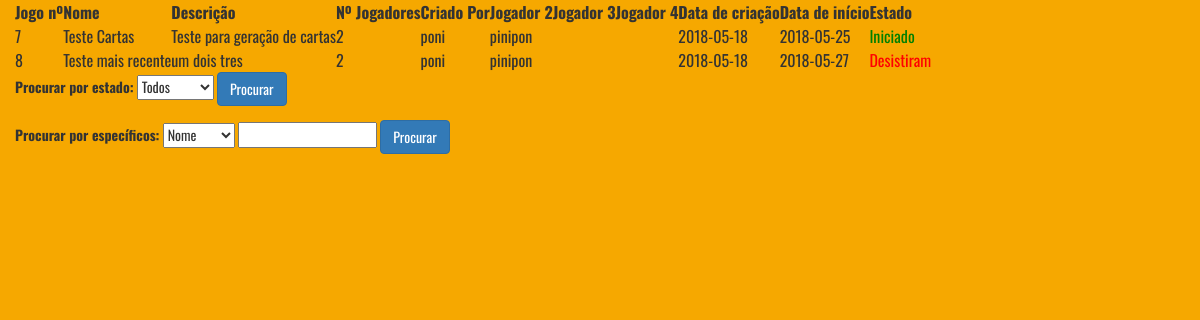
The page /ASW/admin/list_jogos.php (signed in) on the database its author committed.
### tables this page shows
CREATE TABLE `estado_jogo` (
  `id` int(11) NOT NULL,
  `id_jogo` int(11) NOT NULL,
  `estado` text NOT NULL,
  `n_jogadores` int(11) NOT NULL,
  `jogador1` text NOT NULL,
  `jogador2` text NOT NULL,
  `jogador3` text NOT NULL,
  `jogador4` text NOT NULL,
  `cidade_jogador1` int(11) NOT NULL,
  `cidade_jogador2` int(11) NOT NULL,
  `cidade_jogador3` int(11) NOT NULL,
  `cidade_jogador4` int(11) NOT NULL,
  `n_turnos` int(11) NOT NULL,
  `centros_pesquisa` varchar(100) NOT NULL,
  `jogadas` tinyint(1) NOT NULL,
  `turno_jogador` int(11) NOT NULL,
  `cartas_biscadas` int(11) NOT NULL,
  `pilha_descarte` varchar(200) NOT NULL,
  `velocidade_infecao` int(11) NOT NULL,
  `surtos` int(11) NOT NULL,
  `mudar_velocidade` tinyint(1) NOT NULL DEFAULT '0',
  `data_inicio` date NOT NULL
);

CREATE TABLE `jogo` (
  `id` int(11) NOT NULL,
  `n_jogadores` int(11) NOT NULL,
  `jogadores_actuais` tinyint(1) NOT NULL,
  `descricao` text NOT NULL,
  `nome` text NOT NULL,
  `criador` varchar(60) NOT NULL,
  `jogador2` varchar(60) DEFAULT NULL,
  `jogador3` varchar(60) DEFAULT NULL,
  `jogador4` varchar(60) DEFAULT NULL,
  `data_comeco` date NOT NULL
);

### ASW/admin/functions.php (called while the page is built, shortened)
<?php
function pesquisaEstadoJogo($conn, $estado = '') {
    if ($estado == '') {
        $query_lista = "SELECT id_jogo, estado, data_inicio, n_turnos, n_jogadores, jogador2, jogador3, jogador4 FROM estado_jogo";
    } else {
        $query_lista = "SELECT id_jogo, estado, data_inicio, n_turnos, n_jogadores, jogador2, jogador3, jogador4 FROM estado_jogo WHERE estado ='$estado'";
    }
    $result_lista = mysqli_query($conn, $query_lista) or die();
    return $result_lista;
}
function vistaGeralJogo($id_jogo, $conn) {
    $query_jogo = "SELECT * FROM jogo where id='$id_jogo'";
    $resultados_jogo = mysqli_query($conn, $query_jogo);
    return $resultados_jogo;
}
?>

### ASW/admin/list_jogos.php (the view, shortened to what this page needs)
<?php
include('../db_config.php');
include './functions.php';
if (isset($_POST['procurar']) && $_POST['procurar'] != '') {
    $result_lista = pesquisaEstadoJogo($conn, $_POST['procurar']) or die();
} else {
    $result_lista = pesquisaEstadoJogo($conn) or die();
}
?>
<html>
    <?php include 'consts.php'; ?>
    <?php include 'headers.php'; ?>
    <body>
        <div class="container-fluid">
            <table>
                <tr>
                    <th>Jogo nº</th>
                    <th>Nome</th>
                    <th>Descrição</th>
                    <th>Nº Jogadores</th>
                    <th>Criado Por</th>
                    <th>Jogador 2</th>
                    <th>Jogador 3</th>
                    <th>Jogador 4</th>
                    <th>Data de criação</th>
                    <th>Data de início</th>
                    <th>Estado</th>
                </tr>
                <?php
                while ($row = mysqli_fetch_assoc($result_lista)) {
                    $vista_geral = vistaGeralJogo($row['id_jogo'], $conn);
                    foreach ($vista_geral as $vista) {
                        $criador = $vista['criador'];
                        $nome = $vista['nome'];
                        $descricao = $vista['descricao'];
                        $data_criacao = $vista['data_comeco'];
                    }
                    ?>
                    <tr>
                        <td><?php echo $row['id_jogo'] ?></td>
                        <td><?php echo $nome ?></td>
                        <td><?php echo $descricao ?></td>
                        <td><?php echo $row['n_jogadores'] ?></td>
                        <td><?php echo $criador ?></td>
                        <td><?php echo $row['jogador2'] ?></td>
                        <td><?php echo ($row['jogador3'] != 'NULL' ? $row['jogador3'] : "Vazio") ?></td>
                        <td><?php echo ($row['jogador4'] != 'NULL' ? $row['jogador4'] : "Vazio") ?></td>
                        <td><?php echo $data_criacao ?></td>
                        <td><?php echo $row['data_inicio'] ?></td>
                        <td><span class="<?php echo ($row['estado'] == 'Iniciado' ? "Verde" : "Vermelho") ?>"><?php echo $row['estado'] ?></span></td>
                        <?php
                    }
                    ?>
                </tr>
            </table>
            <form action="" method="POST">
                <label for="procurar">Procurar por estado:</label>
                <select name="procurar">
                    <option value="">Todos</option>
                </select>
                <button type="submit" class="btn btn-primary">Procurar</button>
            </form>
            <form action="" method="POST">
                <label for="procurar">Procurar por específicos:</label>
                <select name="a_procurar">
                    <option value="nome">Nome</option>
                </select>
                <input type="text" name="especifico_a_procurar" />
                <button type="submit" class="btn btn-primary">Procurar</button>
            </form>
        </div>
    </body>
</html>

### ASW/admin/consts.php (shortened to what this page needs)
<head>
    <link type="text/css" rel="stylesheet" href="../styles/style.css"/>
</head>

### ASW/admin/headers.php (shortened to what this page needs)
<head>
    <link rel="stylesheet" href="https://maxcdn.bootstrapcdn.com/bootstrap/3.3.7/css/bootstrap.min.css">
    <link type="text/css" rel="stylesheet" href="style.css"/>
</head>

### ASW/admin/style.css (style rules this page uses)
body { background-color: rgb(246, 168, 0); font-family: 'Oswald', sans-serif; }

### ASW/admin/list_jogos.php (style rules this page uses)
.Verde { color: green; }
.Vermelho { color: red; }

### rows shown on the page
estado_jogo: id_jogo "7", id_jogo.nome "Teste Cartas", id_jogo.descricao "Teste para geração de cartas", n_jogadores "2", id_jogo.criador "poni", jogador2 "pinipon", id_jogo.data_comeco "2018-05-18", data_inicio "2018-05-25", estado "Iniciado"
estado_jogo: id_jogo "8", id_jogo.nome "Teste mais recente", id_jogo.descricao "um dois tres", n_jogadores "2", id_jogo.criador "poni", jogador2 "pinipon", id_jogo.data_comeco "2018-05-18", data_inicio "2018-05-27", estado "Desistiram"
